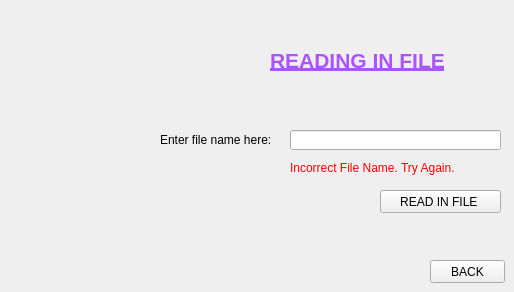
    <widget class="QWidget" name="READ_FILE">
     <widget class="QPushButton" name="readInButton">
      <property name="geometry">
       <rect>
        <x>380</x>
        <y>190</y>
        <width>121</width>
        <height>23</height>
       </rect>
      </property>
      <property name="text">
       <string>READ IN FILE </string>
      </property>
     </widget>
     <widget class="QPushButton" name="backButton_readfile">
      <property name="geometry">
       <rect>
        <x>430</x>
        <y>260</y>
        <width>75</width>
        <height>23</height>
       </rect>
      </property>
      <property name="text">
       <string>BACK</string>
      </property>
     </widget>
     <widget class="QLineEdit" name="read_file_line_edit">
      <property name="geometry">
       <rect>
        <x>290</x>
        <y>130</y>
        <width>211</width>
        <height>20</height>
       </rect>
      </property>
     </widget>
     <widget class="QLabel" name="Read_file_label">
      <property name="geometry">
       <rect>
        <x>160</x>
        <y>130</y>
        <width>111</width>
        <height>20</height>
       </rect>
      </property>
      <property name="text">
       <string>Enter file name here:</string>
      </property>
     </widget>
     <widget class="QLabel" name="File_error_message_label">
      <property name="enabled">
       <bool>true</bool>
      </property>
      <property name="geometry">
       <rect>
        <x>290</x>
        <y>160</y>
        <width>211</width>
        <height>16</height>
       </rect>
      </property>
      <property name="palette">
       <palette>
        <active>
         <colorrole role="WindowText">
          <brush brushstyle="SolidPattern">
           <color alpha="255">
            <red>255</red>
            <green>0</green>
            <blue>0</blue>
           </color>
          </brush>
         </colorrole>
         <colorrole role="Text">
          <brush brushstyle="SolidPattern">
           <color alpha="255">
            <red>255</red>
            <green>0</green>
            <blue>0</blue>
           </color>
          </brush>
         </colorrole>
        </active>
        <inactive>
         <colorrole role="WindowText">
          <brush brushstyle="SolidPattern">
           <color alpha="255">
            <red>255</red>
            <green>0</green>
            <blue>0</blue>
           </color>
          </brush>
         </colorrole>
         <colorrole role="Text">
          <brush brushstyle="SolidPattern">
           <color alpha="255">
            <red>255</red>
            <green>0</green>
            <blue>0</blue>
           </color>
          </brush>
         </colorrole>
        </inactive>
        <disabled>
         <colorrole role="WindowText">
          <brush brushstyle="SolidPattern">
           <color alpha="255">
            <red>120</red>
            <green>120</green>
            <blue>120</blue>
           </color>
          </brush>
         </colorrole>
         <colorrole role="Text">
          <brush brushstyle="SolidPattern">
           <color alpha="255">
            <red>120</red>
            <green>120</green>
            <blue>120</blue>
           </color>
          </brush>
         </colorrole>
        </disabled>
       </palette>
      </property>
      <property name="text">
       <string>Incorrect File Name. Try Again.</string>
      </property>
     </widget>
     <widget class="QLabel" name="label_2">
      <property name="geometry">
       <rect>
        <x>270</x>
        <y>40</y>
        <width>201</width>
        <height>41</height>
       </rect>
      </property>
      <property name="text">
       <string>&lt;html&gt;&lt;head/&gt;&lt;body&gt;&lt;p&gt;&lt;span style=&quot; font-size:16pt; font-weight:600; text-decoration: underline; color:#aa55ff;&quot;&gt;READING IN FILE&lt;/span&gt;&lt;/p&gt;&lt;/body&gt;&lt;/html&gt;</string>
      </property>
     </widget>
    </widget>
